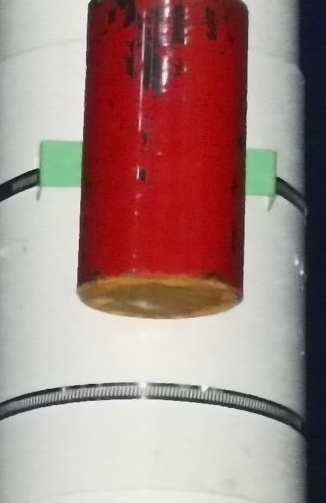
#> input picture images/呼吸器/1.jpeg, 326 x 503 px, found by its file name
$ python '状态指示器.py'
#> lines starting #> are read from the running program, lines starting #| are printed output that depends on the picture; after the words box and inside, x2 and y2 are one past the last pixel; in counts of white or black regions, pixels touching at a corner belong together; long printed decimals are rounded
# -*- coding: utf-8 -*-
'''
@author: linxu
@contact: 17746071609@163.com
@time: 2021-06-05
@desc: 状态指示器识别相关技术
'''
import cv2
import numpy as np

def color_trace(img):
    # 颜色分割区域
    b = img[:, :, 0].astype("int16")  # blue
    g = img[:, :, 1].astype("int16")  # green
    r = img[:, :, 2].astype("int16")  # red

    decision_green = np.int8(g > b + 20) + np.int8(g > r + 20)
    decision_red = np.int8(r > b + 20) + np.int8(r > g + 20)
    decision_blue = np.int8(b > g + 20) + np.int8(b > r + 20)
    red_area = calcArea(img, decision_red)
    green_area = calcArea(img, decision_green)

    resultinfo = {'score': 0, 'name': '', 'is_close': None}
    print('green_area', green_area, 'red_area', red_area)
    area = 0
    if green_area > red_area:
        name = '绿'
        area = green_area
        is_open = True
        return is_open,area
    else:
        name = '红'
        area = red_area
        is_open = False
        return is_open,area

def judge_open_close(img):
    """状态指示器识别 open:1 close:0"""
    is_open,area = color_trace(img)
    if is_open == True:
        print('method1')
        resultinfo = {'score': area, 'name': '绿', 'is_open': is_open}
        return resultinfo
    else:
        print('method2')
        # 提取轮廓，判断轮廓内颜色判断结果
        judge_lk = judge_lunkuo(img)
        if judge_lk == True:
            resultinfo = {'score': area, 'name': '绿', 'is_open': is_open}
            return resultinfo
        else:
            resultinfo = {'score': area, 'name': '红', 'is_open': is_open}
            return resultinfo


    # resultinfo = {'score': green_area, 'name': name, 'is_open': is_open}
    # resultinfo = {'score': red_area, 'name': name, 'is_open': is_open}

def calcArea(img,decision):
    w_o,h_o,c_o = img.shape
    # mask = np.zeros(img.shape[:2], dtype=np.uint8)
    # mask[decision == 2] = 255
    # cv2.imshow('mask', mask)
    # cv2.waitKey()

    # 建议hsv取值范围
    red1_lower = np.array([150, 43, 46])  # 红色下限
    red1_upper = np.array([180, 255, 255])  # 红色上限
    red2_lower = np.array([0, 43, 46])  # 红色下限
    red2_upper = np.array([10, 255, 255])  # 红色上限
    green_lower = np.array([50, 20, 10])
    green_upper = np.array([100, 255, 255])
    lower = [red1_lower, red2_lower, green_lower]
    upper = [red1_upper, red2_upper, green_upper]
    img_hsv = cv2.cvtColor(img, cv2.COLOR_BGR2HSV)  # RGB图像转HSV图像
    # 创建掩膜，提取在三个模板阈值范围之间的像素设为255，其它为0
    mask0 = cv2.inRange(img_hsv, lower[0], upper[0])
    mask1 = cv2.inRange(img_hsv, lower[1], upper[1])
    mask2 = cv2.inRange(img_hsv, lower[2], upper[2])
    # 三个模板进行或运算
    mask_temp = cv2.bitwise_or(mask0, mask1, None, None)
    mask = cv2.bitwise_or(mask_temp, mask2, None, None)

    # 对原图像和创建好的掩模进行位运算
    res = cv2.bitwise_and(img, img, mask=mask)
    # 灰度化
    gray = cv2.cvtColor(res, cv2.COLOR_BGR2GRAY)
    # 边缘提取
    canny = prewitt(gray)
    # cv2.imshow('canny', canny)
    # cv2.waitKey()

    mask += canny
    # cv2.imshow('mask1', mask)
    # cv2.waitKey()

    contours, hierarchy = cv2.findContours(mask, cv2.RETR_EXTERNAL, cv2.CHAIN_APPROX_SIMPLE)
    points = []
    areas = []
    for c in contours:
        x, y, w, h = cv2.boundingRect(c)
        points.append([x, y, w, h])
        areas.append(w * h)
        # cv2.rectangle(img, (x, y), (x + w, y + h), (0, 255, 255), 3)
    rate = 0.0
    if areas:
        areas = np.array(areas)
        points = np.array(points)
        area = areas[np.argmax(areas)]
        point = points[np.argmax(areas)]
        # [6 lines of commented-out code are left out]
        if rate > 0.5:
            area = areas[1]
    else:
        area = 100.00

    rate = float(area/(w_o*h_o))
    print('rate',rate, area,(w_o*h_o))


    # [6 lines of commented-out code are left out]
    return area

from scipy import signal
# 边缘提取函数
def prewitt(I, _boundary='symm', ):
    # prewitt算子是可分离的。 根据卷积运算的结合律，分两次小卷积核运算

    # 算子分为两部分，这是对第一部分操作
    # 1: 垂直方向上的均值平滑
    ones_y = np.array([[1], [1], [1]], np.float32)
    i_conv_pre_x = signal.convolve2d(I, ones_y, mode='same', boundary=_boundary)
    # 2: 水平方向上的差分
    diff_x = np.array([[1, 0, -1]], np.float32)
    i_conv_pre_x = signal.convolve2d(i_conv_pre_x, diff_x, mode='same', boundary=_boundary)

    # 算子分为两部分，这是对第二部分操作
    # 1: 水平方向上的均值平滑
    ones_x = np.array([[1, 1, 1]], np.float32)
    i_conv_pre_y = signal.convolve2d(I, ones_x, mode='same', boundary=_boundary)
    # 2: 垂直方向上的差分
    diff_y = np.array([[1], [0], [-1]], np.float32)
    i_conv_pre_y = signal.convolve2d(i_conv_pre_y, diff_y, mode='same', boundary=_boundary)

    # 取绝对值，分别得到水平方向和垂直方向的边缘强度
    abs_i_conv_pre_x = np.abs(i_conv_pre_x)
    abs_i_conv_pre_y = np.abs(i_conv_pre_y)

    # 水平方向和垂直方向上的边缘强度的灰度级显示
    edge_x = abs_i_conv_pre_x.copy()
    edge_y = abs_i_conv_pre_y.copy()

    # 将大于255的值截断为255
    edge_x[edge_x > 255] = 255
    edge_y[edge_y > 255] = 255

    # 数据类型转换
    edge_x = edge_x.astype(np.uint8)
    edge_y = edge_y.astype(np.uint8)

    # 显示
    # cv2.imshow('edge_x', edge_x)
    # cv2.imshow('edge_y', edge_y)

    # 利用abs_i_conv_pre_x 和 abs_i_conv_pre_y 求最终的边缘强度
    # 求边缘强度有多重方法, 这里使用的是插值法
    edge = 0.5 * abs_i_conv_pre_x + 0.5 * abs_i_conv_pre_y

    # 边缘强度灰度级显示
    edge[edge > 255] = 255
    edge = edge.astype(np.uint8)

    return edge


# 根据轮廓判断函数
def judge_lunkuo(image):
    # 灰度化
    gray = cv2.cvtColor(image, cv2.COLOR_BGR2GRAY)
    # 边缘提取
    edge = prewitt(gray)
    # 二值化
    _, bin = cv2.threshold(edge, 128, 255, cv2.THRESH_BINARY_INV + cv2.THRESH_OTSU)
    # 查找轮廓
    conts, hier = cv2.findContours(bin, cv2.RETR_TREE, cv2.CHAIN_APPROX_NONE)

    for i, contour in enumerate(conts):
        cnt = contour
        M = cv2.moments(cnt)
        perimeter = cv2.arcLength(cnt, True)
        # 周长判断
        if perimeter < 500 and perimeter > 100:
            # 面积判断
            if M['m00'] > 500 and M['m00'] < 4000:
                # if  extent>=0.6 :
                # 建立掩膜，
                mask = np.zeros(gray.shape, np.uint8)
                cv2.drawContours(mask, [cnt], 0, 255, -1)
                pixelpoints = np.transpose(np.nonzero(mask))
                # print('pixelpoints', pixelpoints)
                judge_result = judge_color(image, pixelpoints)
                if judge_result == True:
                    return True
    return False


# 根据轮廓区域内像素点判断函数
def judge_color(img, xys):
    num = 0
    green_lower = np.array([50, 20, 10])
    green_upper = np.array([100, 255, 255])
    # 变为hsv空间
    hsvs = cv2.cvtColor(img, cv2.COLOR_BGR2HSV)
    # 筛选轮廓内在阈值范围内的像素点数
    for i in xys:
        hsv = hsvs[i[0], i[1]]
        if green_lower[0] <= hsv[0] <= green_upper[0]:
            if green_lower[1] <= hsv[1] <= green_upper[1]:
                if green_lower[2] <= hsv[2] <= green_upper[2]:
                    num += 1
    if num > 100:
        # print(num)
        return True
    else:
        return False


if __name__ == '__main__':
    # [16 lines of commented-out code are left out]
    file = '/home/linxu/Documents/Work/testpic/状态指示器/Green/1.jpeg'

    img = cv2.imread(file)
#> img is the input picture: shape (503, 326, 3); mean B, G, R 130.9, 134.3, 164.8
    # cv2.imshow('img1', img)

    # cv2.waitKey()
    # 状态指示器识别{开open:1,合close:0}
    resultinfo = judge_open_close(img)
#> in calcArea, `mask0 = cv2.inRange(img_hsv, lower[0], upper[0])`:
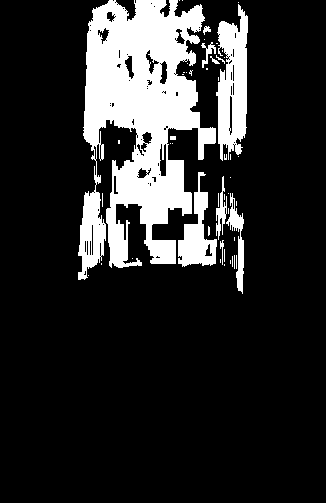
#> mask0: shape (503, 326); 16.8% white; 50 white regions (39 under 20 px), largest, box (x1, y1, x2, y2) and area: (78, 0, 216, 280) 21256, (216, 4, 248, 161) 3329, (178, 172, 217, 267) 1617
#> in prewitt, `edge[edge > 255] = 255`:
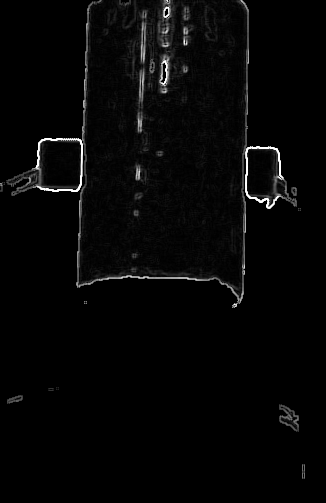
#> edge: shape (503, 326) float32; min 0, max 255, mean 6.2
#> in calcArea, `contours, hierarchy = cv2.findContours(mask, cv2.RETR_EXTERNAL, cv2.CH..`: contours = 10 contours, 4 with area under 20; largest, box (x1, y1, x2, y2) and area: (6, 0, 297, 308) 50500, (279, 404, 299, 432) 286, (7, 395, 23, 404) 70, (291, 187, 297, 196) 36, (302, 464, 305, 479) 28, (0, 182, 5, 192) 21
#> the loop in calcArea, `for c in contours:` made 10 passes
#> (c, x, y, w, h) on passes 1, 4, 5, 6, 7: ([[302, 464], [302, 478], [304, 478], [304, 464]], 302, 464, 3, 15), ([[48, 388], [48, 390], [53, 390], [53, 388]], 48, 388, 6, 3), ([[56, 387], [56, 389], [58, 389], [58, 387]], 56, 387, 3, 3), ([[84, 301], [84, 303], [86, 303], [86, 301]], 84, 301, 3, 3), ([[298, 208], [298, 210], [300, 210], [300, 208]], 298, 208, 3, 3)
#> after the loop in calcArea, `for c in contours:`: areas = [45, 560, 144, 18, 9, 9, 9, 54, 50, 89628]; points = [[302, 464, 3, 15], [279, 404, 20, 28], [7, 395, 16, 9], [48, 388, 6, 3], [56, 387, 3, 3], [84, 301, 3, 3], [298, 208, 3, 3], [291, 187, 6, 9], [0, 182, 5, 10], [6, 0, 291, 308]]
#> in calcArea, `area = areas[np.argmax(areas)]`: area = 89628
#> in calcArea, `point = points[np.argmax(areas)]`: point = [6, 0, 291, 308]
#> in calcArea, `rate = float(area/(w_o*h_o))`: rate = 0.547
#| rate 0.5466 89628 163978
#> in color_trace, `red_area = calcArea(img, decision_red)`: red_area = 89628
#> the loop in calcArea (call 2), `for c in contours:` made 10 passes
#| rate 0.5466 89628 163978
#| green_area 89628 red_area 89628
#> in judge_open_close, `is_open,area = color_trace(img)`: is_open = False; area = 89628
#> call 3 of prewitt, with _boundary = 'symm'
#> in prewitt (call 3), `i_conv_pre_y = signal.convolve2d(i_conv_pre_y, diff_y, mode='same', bo..`:
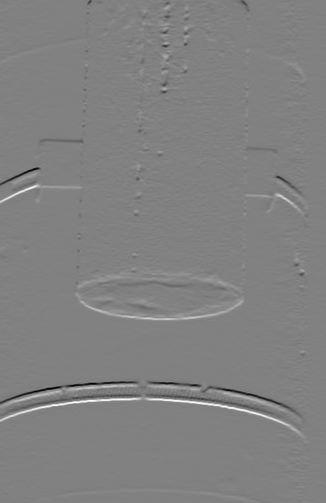
#> i_conv_pre_y: shape (503, 326) float32; min -552, max 538, mean 0.9; drawn with min black and max white
#> in prewitt (call 3), `edge_x[edge_x > 255] = 255`:
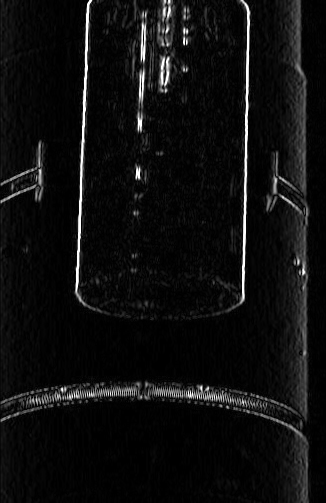
#> edge_x: shape (503, 326) float32; min 0, max 255, mean 14.7
#> in prewitt (call 3), `edge[edge > 255] = 255`:
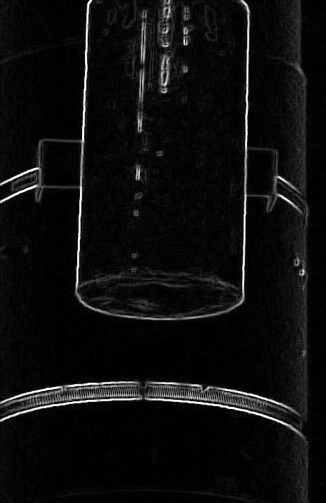
#> edge: shape (503, 326) float32; min 0, max 255, mean 14
#> in judge_lunkuo, `_, bin = cv2.threshold(edge, 128, 255, cv2.THRESH_BINARY_INV + cv2.THR..`:
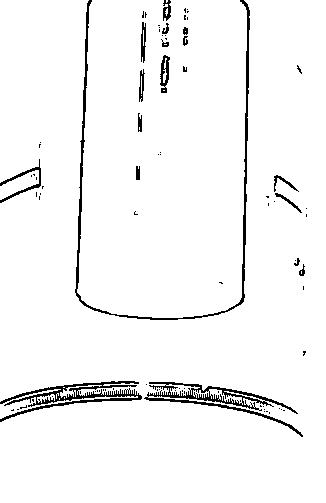
#> bin: shape (503, 326); 96.1% white; black in thin lines or dots, all inside (x1, y1, x2, y2) = (0, 0, 307, 437)
#> in judge_lunkuo, `conts, hier = cv2.findContours(bin, cv2.RETR_TREE, cv2.CHAIN_APPROX_NO..`: conts = 126 contours, 99 with area under 20; largest, box (x1, y1, x2, y2) and area: (0, 0, 326, 503) 106999, (77, 0, 247, 318) 49778, (146, 381, 299, 415) 1657, (143, 396, 304, 438) 601, (0, 170, 39, 200) 504
#> the loop in judge_lunkuo, `for i, contour in enumerate(conts):` made 14 passes
#> (perimeter, green_lower in judge_color, green_upper in judge_color, judge_result) on pass 14: (115.3, [50, 20, 10], [100, 255, 255], True)
#> after the loop in judge_lunkuo, `for i, contour in enumerate(conts):`:
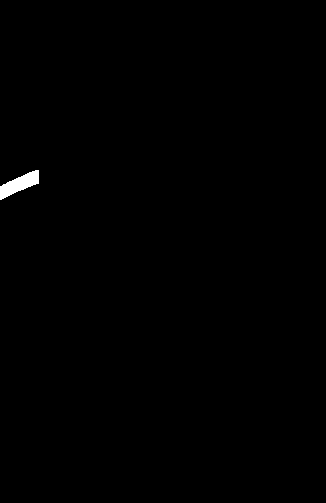
#> mask: shape (503, 326); 0.34% white; 1 white region, box (x1, y1, x2, y2) and area: (0, 170, 39, 200) 556
#> in judge_open_close, `judge_lk = judge_lunkuo(img)`: judge_lk = True
#> in judge_open_close, `resultinfo = {'score': area, 'name': '绿', 'is_open': is_open}`: resultinfo = {'score': 89628, 'name': '绿', 'is_open': False}
#> resultinfo = {'score': 89628, 'name': '绿', 'is_open': False}
    is_true = resultinfo['is_open']
#> is_true = False

    print('resultinfo',resultinfo)
#| resultinfo {'score': 89628, 'name': '绿', 'is_open': False}
    print('is_true',is_true)
#| is_true False

$ run again, with images/呼吸器/2.jpeg copied over images/呼吸器/1.jpeg
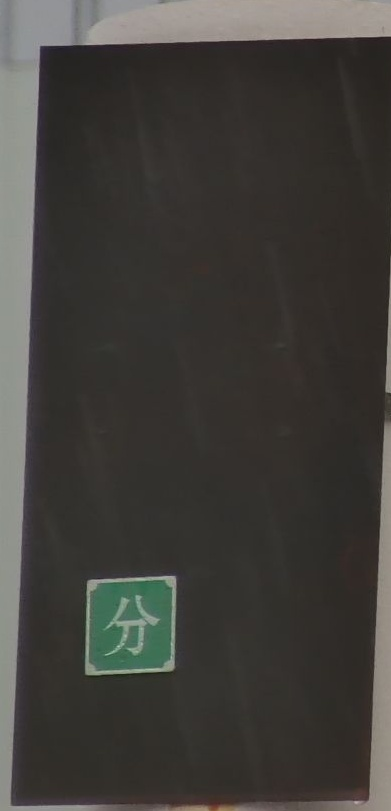
#> input picture images/呼吸器/2.jpeg, 391 x 811 px, found by its file name
#> img is the input picture: shape (811, 391, 3); mean B, G, R 59, 63.1, 65.1
#> decision_blue: shape (811, 391) int8; values 0 (black) and 1 (white), 0.91% white; 8 white regions (2 under 20 px), largest, box (x1, y1, x2, y2) and area: (95, 583, 169, 632) 1524, (94, 628, 168, 668) 1206, (132, 632, 139, 644) 55, (129, 606, 137, 612) 35, (130, 614, 138, 618) 24, (164, 636, 168, 646) 21
#> img_hsv: shape (811, 391, 3); mean H, S, V 28.3, 33, 66.3
#> mask0: shape (811, 391); 0.31% white; 34 white regions (28 under 20 px), largest, box (x1, y1, x2, y2) and area: (116, 42, 282, 50) 650, (291, 42, 319, 46) 75, (80, 799, 97, 804) 69, (334, 40, 359, 43) 35, (352, 798, 363, 801) 28, (194, 800, 207, 802) 20
#> mask1: shape (811, 391); 1.9% white; 66 white regions (43 under 20 px), largest, box (x1, y1, x2, y2) and area: (112, 778, 320, 811) 2208, (340, 538, 378, 596) 1147, (272, 362, 304, 380) 544
#> mask2: shape (811, 391); 2.6% white; 4 white regions (3 under 20 px), largest, box (x1, y1, x2, y2) and area: (82, 578, 177, 674) 8094
#> mask_temp: shape (811, 391); 2.2% white; 60 white regions (38 under 20 px), largest, box (x1, y1, x2, y2) and area: (105, 778, 320, 811) 2241, (340, 538, 378, 596) 1147, (116, 38, 369, 50) 1090
#> in prewitt, `edge[edge > 255] = 255`:
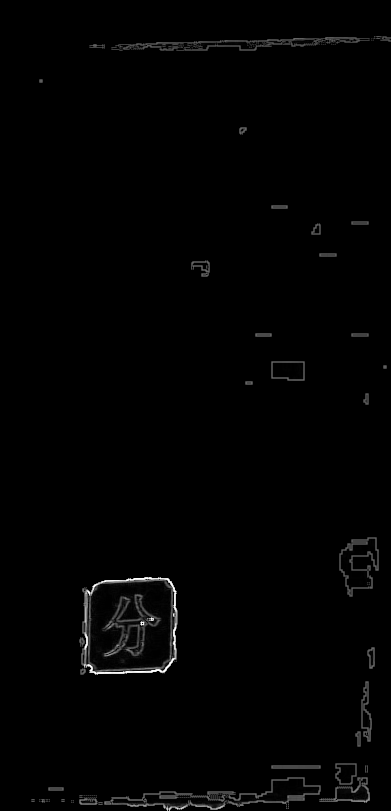
#> edge: shape (811, 391) float32; min 0, max 255, mean 2.5
#> contours = 31 contours, 6 with area under 20; largest, box (x1, y1, x2, y2) and area: (79, 577, 178, 675) 8435, (104, 777, 321, 811) 2774, (111, 37, 370, 51) 1588, (339, 537, 379, 597) 1358, (319, 763, 370, 803) 972
#> the loop in calcArea, `for c in contours:` made 31 passes
#> (x, y, w, h) on passes 3, 5, 7, 10, 11, 12, 13, 14: (39, 799, 11, 4), (79, 795, 24, 10), (104, 777, 217, 34), (319, 763, 51, 40), (355, 731, 6, 16), (361, 681, 11, 61), (367, 647, 8, 22), (79, 577, 99, 98)
#> after the loop in calcArea, `for c in contours:`: areas = 31 values, max 9702 at index 13, min 9 at index 0, mean 921.6; points = 31 items, first 6: [71, 800, 3, 3], [61, 799, 4, 3], [39, 799, 11, 4], [31, 799, 4, 3], [79, 795, 24, 10], [48, 787, 16, 4]
#> in calcArea, `points = np.array(points)`: points = 31 rows, first 6: [71, 800, 3, 3], [61, 799, 4, 3], [39, 799, 11, 4], [31, 799, 4, 3], [79, 795, 24, 10], [48, 787, 16, 4]
#> in calcArea, `area = areas[np.argmax(areas)]`: area = 9702
#> point = [79, 577, 99, 98]
#> rate = 0.0306
#| rate 0.0306 9702 317101
#> red_area = 9702
#> the loop in calcArea (call 2), `for c in contours:` made 31 passes
#| rate 0.0306 9702 317101
#| green_area 9702 red_area 9702
#> in judge_open_close, `is_open,area = color_trace(img)`: is_open = False; area = 9702
#> in judge_lunkuo, `_, bin = cv2.threshold(edge, 128, 255, cv2.THRESH_BINARY_INV + cv2.THR..`:
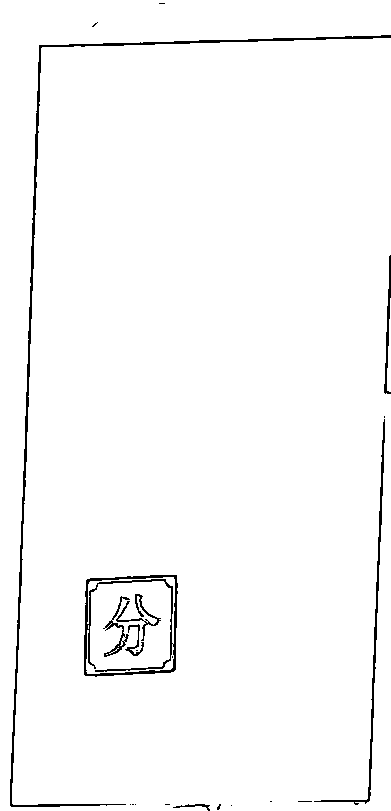
#> bin: shape (811, 391); 97.9% white; black in thin lines or dots
#> conts = 32 contours, 19 with area under 20; largest, box (x1, y1, x2, y2) and area: (0, 0, 391, 811) 311062, (83, 574, 179, 678) 9182, (86, 577, 175, 674) 6930, (313, 418, 386, 806) 1436, (134, 593, 162, 642) 303
#> the loop in judge_lunkuo, `for i, contour in enumerate(conts):` made 32 passes
#> perimeter on passes 1, 2, 4, 5, 7, 9, 10, 11: 189.7, 4987.8, 19.31, 13.66, 7.66, 31.66, 7.66, 385.8
#> judge_lk = False
#> in judge_open_close, `resultinfo = {'score': area, 'name': '红', 'is_open': is_open}`: resultinfo = {'score': 9702, 'name': '红', 'is_open': False}
#> is_true = False
#| resultinfo {'score': 9702, 'name': '红', 'is_open': False}
#| is_true False

$ run again, with images/呼吸器/3.jpeg copied over images/呼吸器/1.jpeg
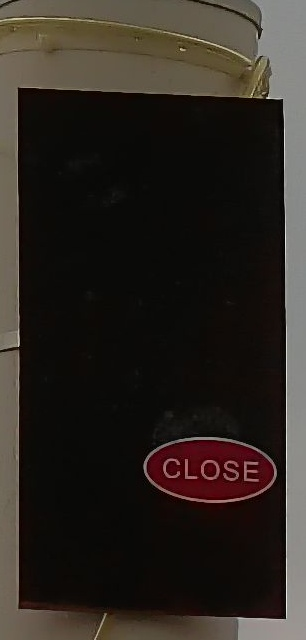
#> input picture images/呼吸器/3.jpeg, 306 x 640 px, found by its file name
#> img is the input picture: shape (640, 306, 3); mean B, G, R 33.2, 38.9, 44.9
#> decision_green: shape (640, 306) int8; values 0 (black) and 1 (white), 5.3% white; 9 white regions (4 under 20 px), largest, box (x1, y1, x2, y2) and area: (0, 15, 268, 99) 9969, (96, 615, 114, 640) 307, (118, 630, 124, 640) 55, (0, 142, 6, 149) 39, (92, 72, 100, 76) 24
#> decision_blue: shape (640, 306) int8; every value is 0
#> img_hsv: shape (640, 306, 3); mean H, S, V 26.4, 85, 45
#> mask0: shape (640, 306); 2.9% white; 7 white regions (6 under 20 px), largest, box (x1, y1, x2, y2) and area: (145, 441, 275, 501) 5701
#> mask1: shape (640, 306); 0.56% white; 106 white regions (100 under 20 px), largest, box (x1, y1, x2, y2) and area: (147, 474, 276, 503) 512, (42, 607, 87, 614) 128, (21, 602, 37, 607) 65, (186, 615, 214, 620) 64, (232, 475, 248, 483) 52, (248, 473, 254, 480) 25
#> mask2: shape (640, 306); 0.05% white in thin lines or dots, all inside (x1, y1, x2, y2) = (128, 140, 249, 484)
#> mask_temp: shape (640, 306); 3.5% white; 24 white regions (20 under 20 px), largest, box (x1, y1, x2, y2) and area: (145, 440, 277, 503) 6485, (42, 607, 87, 614) 128, (21, 602, 37, 607) 65, (186, 615, 214, 620) 64
#> in prewitt, `edge[edge > 255] = 255`:
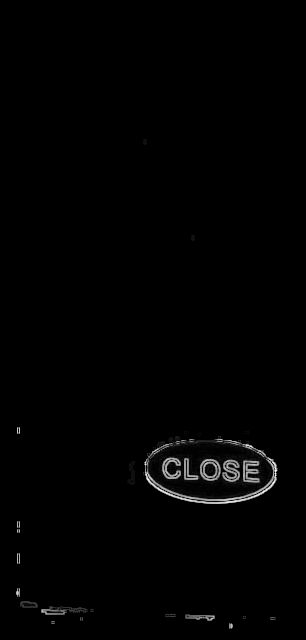
#> edge: shape (640, 306) float32; min 0, max 255, mean 2.2
#> contours = 22 contours, 14 with area under 20; largest, box (x1, y1, x2, y2) and area: (143, 436, 278, 504) 6942, (41, 606, 88, 615) 230, (185, 614, 215, 621) 106, (20, 601, 38, 608) 90, (127, 461, 135, 485) 90, (165, 614, 176, 617) 20, (16, 588, 20, 597) 20, (17, 553, 20, 564) 20
#> the loop in calcArea, `for c in contours:` made 22 passes
#> (c, x, y, w, h) on passes 2, 3, 4, 5, 7, 8: ([[51, 621], [51, 623], [54, 623], [54, 621]], 51, 621, 4, 3), ([[270, 617], [270, 619], [275, 619], [275, 617]], 270, 617, 6, 3), ([[80, 617], [80, 620], [82, 620], [82, 617]], 80, 617, 3, 4), ([[243, 616], [243, 618], [245, 618], [245, 616]], 243, 616, 3, 3), ([[165, 614], [165, 616], [175, 616], [175, 614]], 165, 614, 11, 3), ([[90, 609], [90, 611], [93, 611], [93, 609]], 90, 609, 4, 3)
#> after the loop in calcArea, `for c in contours:`: areas = [24, 12, 18, 12, 9, 210, 33, 12, 423, 126, 36, 33, 12, 21, 192, 9180, 9, 15, 9, 21, 24, 24]; points = 22 items, first 6: [229, 623, 4, 6], [51, 621, 4, 3], [270, 617, 6, 3], [80, 617, 3, 4], [243, 616, 3, 3], [185, 614, 30, 7]
#> in calcArea, `areas = np.array(areas)`: areas = 22 values, max 9180 at index 15, min 9 at index 4, mean 475.2
#> in calcArea, `points = np.array(points)`: points = 22 rows, first 6: [229, 623, 4, 6], [51, 621, 4, 3], [270, 617, 6, 3], [80, 617, 3, 4], [243, 616, 3, 3], [185, 614, 30, 7]
#> in calcArea, `area = areas[np.argmax(areas)]`: area = 9180
#> point = [143, 436, 135, 68]
#> rate = 0.0469
#| rate 0.04688 9180 195840
#> red_area = 9180
#> the loop in calcArea (call 2), `for c in contours:` made 22 passes
#| rate 0.04688 9180 195840
#| green_area 9180 red_area 9180
#> in judge_open_close, `is_open,area = color_trace(img)`: is_open = False; area = 9180
#> in judge_lunkuo, `_, bin = cv2.threshold(edge, 128, 255, cv2.THRESH_BINARY_INV + cv2.THR..`:
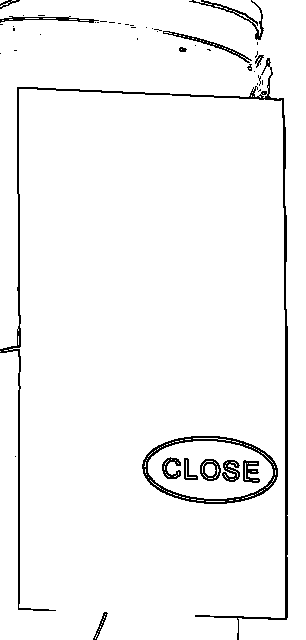
#> bin: shape (640, 306); 96.3% white; black in thin lines or dots
#> conts = 192 contours, 175 with area under 20; largest, box (x1, y1, x2, y2) and area: (0, 89, 285, 640) 146944, (0, 0, 306, 640) 41260, (141, 435, 279, 505) 7448, (148, 441, 273, 499) 5540, (204, 0, 261, 36) 452
#> the loop in judge_lunkuo, `for i, contour in enumerate(conts):` made 192 passes
#> (cnt, perimeter) on passes 2 to 4: ([[98, 631]], 0), ([[99, 629]], 0), ([[100, 626], [100, 627]], 2)
#> judge_lk = False
#> in judge_open_close, `resultinfo = {'score': area, 'name': '红', 'is_open': is_open}`: resultinfo = {'score': 9180, 'name': '红', 'is_open': False}
#> is_true = False
#| resultinfo {'score': 9180, 'name': '红', 'is_open': False}
#| is_true False
